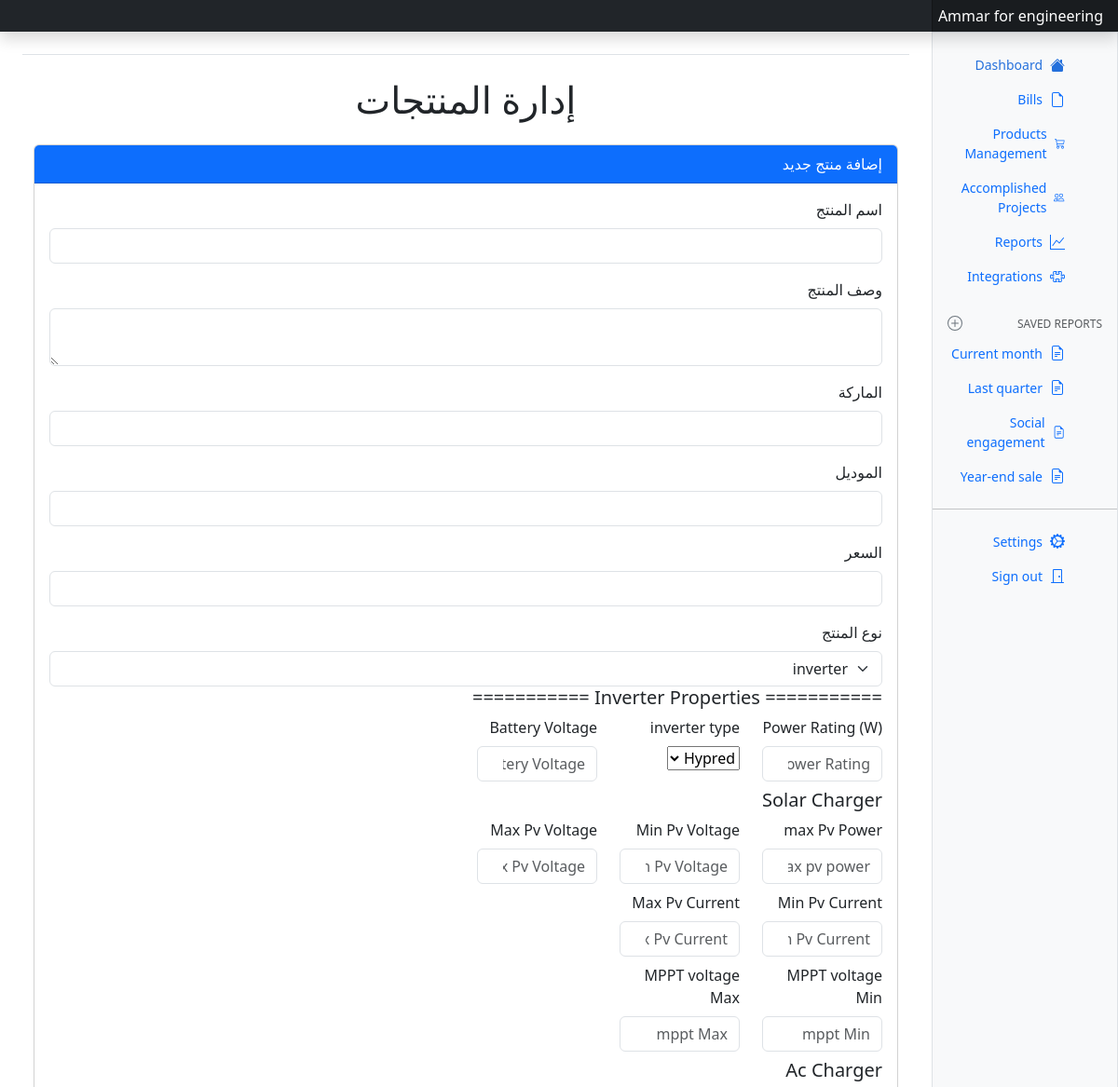
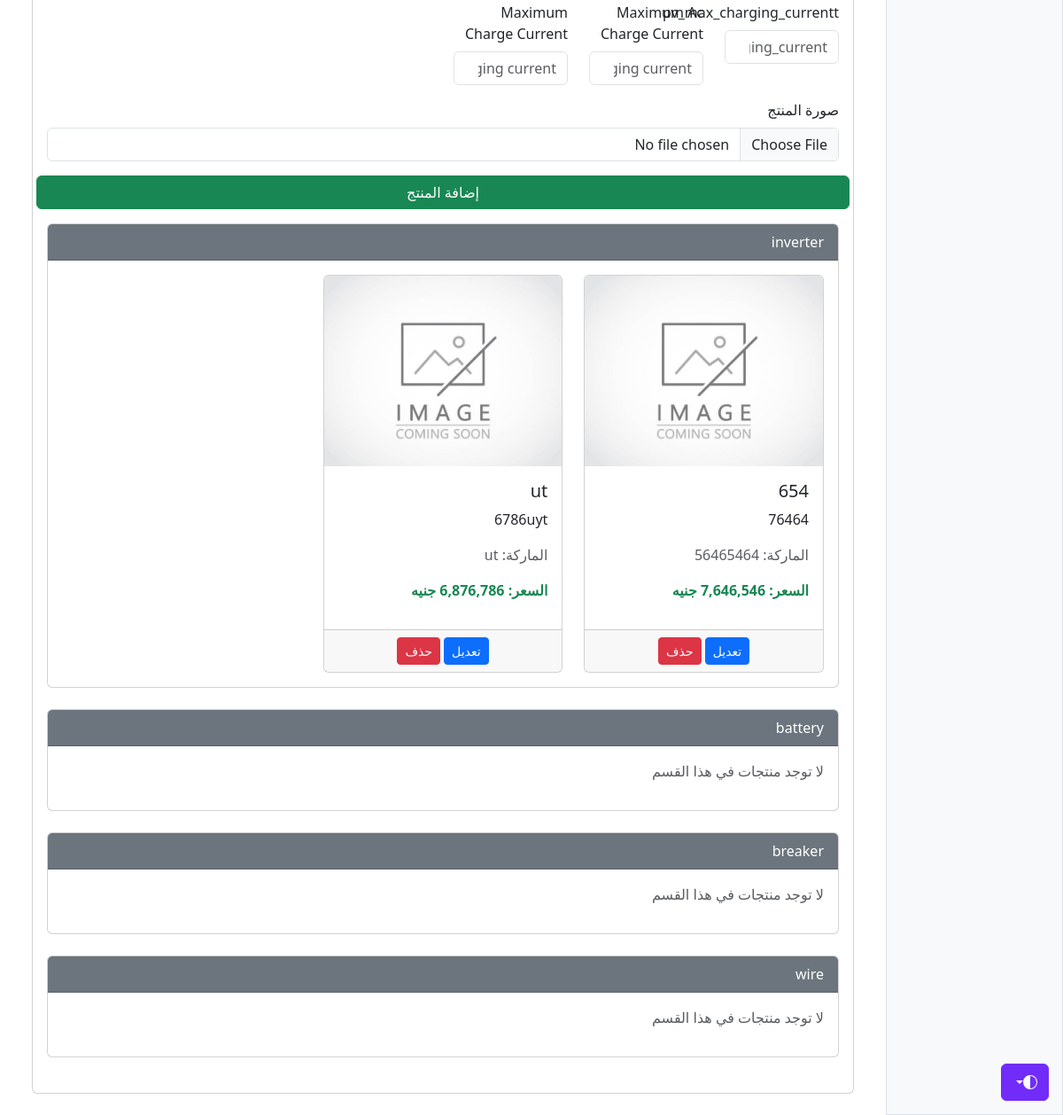
Screenshot of /admin/products (signed in) with the database file from the repository (2 pictures, top to bottom).
### app/models/products.py (models this page shows, shortened)
class ProductType(db.Model):
    __tablename__ = 'product_types'
    id = db.Column(db.Integer, primary_key=True)
    name = db.Column(db.String(255), nullable=False, unique=True)  # Ensures each type name is unique
    description = db.Column(db.Text, nullable=True)  # Additional details about the product type
    products = db.relationship('Product', backref='type', lazy=True)

class Product(db.Model):
    __tablename__ = 'products'
    id = db.Column(db.Integer, primary_key=True)
    name = db.Column(db.String(255), nullable=False)  # Name of the product
    description = db.Column(db.Text, nullable=True)  # Optional detailed description
    brand = db.Column(db.String(255), nullable=False)  # Brand information
    model = db.Column(db.String(255), nullable=False)  # Model information
    price = db.Column(db.Numeric(10, 2), nullable=False)  # Price with precision up to 2 decimal places
    created_at = db.Column(db.DateTime, default=db.func.current_timestamp())  # Auto-set timestamp
    updated_at = db.Column(db.DateTime, default=db.func.current_timestamp(), onupdate=db.func.current_timestamp())  # Updates on changes
    image_url = db.Column(db.Text, nullable=True)  # URL for product image
    product_type_id = db.Column(db.Integer, db.ForeignKey('product_types.id'), nullable=False)
    product_inverter = db.relationship('Inverter', backref='product_inverter', cascade="all, delete-orphan", uselist=False)
    product_battery = db.relationship('Battery', backref='product_battery', cascade="all, delete-orphan", uselist=False)
    product_panel = db.relationship('Panel', backref='product_panel', cascade="all, delete-orphan", uselist=False)
    product_wire = db.relationship('Wire', backref='product_wire', cascade="all, delete-orphan", uselist=False)
    product_breaker = db.relationship('Breaker', backref='product_breaker', cascade="all, delete-orphan", uselist=False)
    product_solar_lamp = db.relationship('SolarLamp', backref='product_solar_lamp', cascade="all, delete-orphan", uselist=False)

### app/routes/admin_routes.py (the view)
@admin_bp.route('/products')
@login_required
def products():
    try:
        product_types = ProductType.query.options(db.joinedload(ProductType.products)).all()
        return render_template('admin/products.html', product_types=product_types , types = inverter_types)
    except Exception as e:
        return {"error": str(e)}, 500

### app/__init__.py (called while the page is built)
@login_manager.user_loader
def load_user(user_id):
    from app.models.admins import Admin  # Import inside the function to avoid circular imports
    return Admin.query.get(int(user_id))  # Return the user by their ID

### app/templates/admin/products.html (shortened to what this page needs)
<!DOCTYPE html>
<html lang="ar" dir="rtl">
<head>
    <link href="https://cdn.jsdelivr.net/npm/bootstrap@5.3.0/dist/css/bootstrap.min.css" rel="stylesheet">
    <link rel="stylesheet" href="{{ url_for('static', filename='styles/dashboard.css') }}">
    <link rel="stylesheet" href="{{ url_for('static', filename='styles/dashboard.rtl.css') }}">
    <link rel="stylesheet" href="https://cdn.jsdelivr.net/npm/@docsearch/css@3">
<link href="{{url_for('static', filename='styles/bootstrap.min.css')}}" rel="stylesheet">
</head>
<body  onload="showProductProperties(productType.value)">
    {% include 'admin/dashboard_base.html' %}
    <div class="container mt-4">
        <h1 class="text-center">إدارة المنتجات</h1>
        <div class="card my-4">
            <div class="card-header bg-primary text-white">
                إضافة منتج جديد
            </div>
            <div class="card-body">
                <form id="product_form" action="{{ url_for('admin.add_product') }}" method="POST" enctype="multipart/form-data" onsubmit="return prepareForm(this)">
                    <div class="mb-3">
                        <label for="name" class="form-label">اسم المنتج</label>
                        <input type="text" name="name" id="name" class="form-control" required>
                    </div>
                    <div class="mb-3">
                        <label for="description" class="form-label">وصف المنتج</label>
                        <textarea name="description" id="description" class="form-control"></textarea>
                    </div>
                    <div class="mb-3">
                        <label for="brand" class="form-label">الماركة</label>
                        <input type="text" name="brand" id="brand" class="form-control">
                    </div>
                    <div class="mb-3">
                        <label for="model" class="form-label">الموديل</label>
                        <input type="text" name="model" id="model" class="form-control">
                    </div>
                    <div class="mb-3">
                        <label for="price" class="form-label">السعر</label>
                        <input type="number" name="price" id="price" step="0.01" class="form-control" required>
                    </div>
                    <div class="mb-3">
                        <label for="productType" class="form-label">نوع المنتج</label>
                        <select name="productType" id="productType" class="form-select" onchange="showProductProperties(this.value)">
                            {% for product_type in product_types %}
                                <option value="{{ product_type.name }}">{{ product_type.name }}</option>
                            {% endfor %}
                        </select>
                <div id="hide">
                    <div id="inverterProperties" class="product-properties mb-3" style="display: none;">
                        {% include 'admin/products_properties/inverter_properties.html' %}
                    </div>
                    <div class="row mb-2">
                        <div class="mb-3">
                            <label for="image" class="form-label">صورة المنتج</label>
                            <input type="file" name="image" id="image" class="form-control" required>
                        </div>
                        <button type="submit" class="btn btn-success">إضافة المنتج</button>
                    </div>
                </form>
            </div>
        </div>
        {% for product_type in product_types %}
            <div class="card mb-4">
                <div class="card-header bg-secondary text-white">
                    {{ product_type.name }}
                </div>
                <div class="card-body">
                    {% if product_type.products %}
                        <div class="row g-4">
                            {% for product in product_type.products %}
                                <div class="col-md-4">
                                    <div class="card h-100">
                                        <img src="{{ url_for('static', filename=product.image_url if product.image_url else 'uploads/default.jpg') }}"
                                             class="card-img-top" alt="{{ product.name }}">
                                        <div class="card-body">
                                            <h5 class="card-title">{{ product.name }}</h5>
                                            <p class="card-text">{{ product.description }}</p>
                                            <p class="text-muted">الماركة: {{ product.brand }}</p>
                                            <p class="text-success fw-bold">السعر: {{ product.price |currency }} جنيه</p>
                                        </div>
                                        <div class="card-footer text-center">
                                            <button class="btn btn-primary btn-sm" data-bs-toggle="modal" data-bs-target="#updateModal{{ product.id }}">
                                                تعديل
                                            </button>
                                            <form action="{{ url_for('admin.delete_product', product_id=product.id) }}" method="POST" class="d-inline">
                                                <button type="submit" class="btn btn-danger btn-sm">حذف</button>
                                            </form>
                                        </div>
                                    </div>
                                </div>
                            {% endfor %}
                        </div>
                    {% else %}
                        <p class="text-muted">لا توجد منتجات في هذا القسم</p>
                    {% endif %}
                </div>
            </div>
        {% endfor %}
    </div>
</body>
</html>

### rows the page displays
ProductType: name "inverter"
Product: name "654", description "76464", brand "56465464", price "7,646,546"
Product: name "ut", description "6786uyt", brand "ut", price "6,876,786"
ProductType: name "battery", shows "لا توجد منتجات في هذا القسم"
ProductType: name "breaker", shows "لا توجد منتجات في هذا القسم"
ProductType: name "wire", shows "لا توجد منتجات في هذا القسم"

### other values shown
form field productType "inverter"
form field inverter_type "Hypred"
